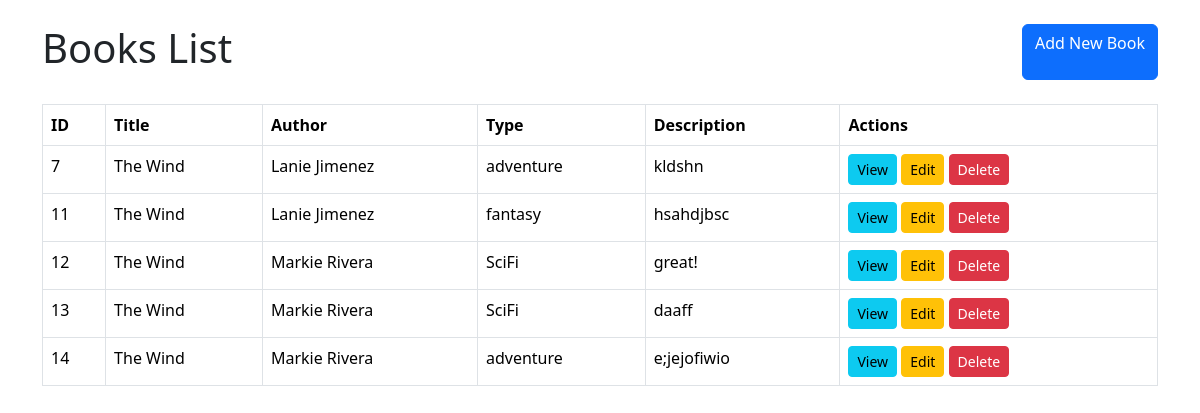
The page / on the database its author committed.
### tables this page shows
CREATE TABLE `books` (
  `id` int(11) NOT NULL,
  `title` varchar(50) NOT NULL,
  `author` varchar(50) NOT NULL,
  `type` varchar(50) NOT NULL,
  `description` text NOT NULL
);

### index.php (the view, shortened to what this page needs)
<?php
include("connect.php");
$sql = "SELECT * FROM books";
$result = mysqli_query($conn, $sql);
?>
<!DOCTYPE html>
<html lang="en">
<head>
    <link rel="stylesheet" href="https://cdn.jsdelivr.net/npm/bootstrap@5.3.3/dist/css/bootstrap.min.css">
</head>
<body>
    <div class="container">
        <header class="d-flex justify-content-between my-4">
            <h1>Books List</h1>
            <a href="create.php" class="btn btn-primary">Add New Book</a>
        </header>
        <table class="table table-bordered">
            <thead>
                <tr>
                    <th>ID</th>
                    <th>Title</th>
                    <th>Author</th>
                    <th>Type</th>
                    <th>Description</th>
                    <th>Actions</th>
                </tr>
            </thead>
            <tbody>
                <?php while ($row = mysqli_fetch_assoc($result)): ?>
                    <tr>
                        <td><?php echo $row['id']; ?></td>
                        <td><?php echo $row['title']; ?></td>
                        <td><?php echo $row['author']; ?></td>
                        <td><?php echo $row['type']; ?></td>
                        <td><?php echo $row['description']; ?></td>
                        <td>
                            <button class="btn btn-info btn-sm" onclick="confirmView(<?php echo $row['id']; ?>)">View</button>
                            <button class="btn btn-warning btn-sm" onclick="confirmEdit(<?php echo $row['id']; ?>)">Edit</button>
                            <button class="btn btn-danger btn-sm" onclick="confirmDelete(<?php echo $row['id']; ?>)">Delete</button>
                        </td>
                    </tr>
                <?php endwhile; ?>
            </tbody>
        </table>
    </div>
</body>
</html>

### rows shown on the page
books: id "7", title "The Wind", author "Lanie Jimenez", type "adventure", description "kldshn"
books: id "11", title "The Wind", author "Lanie Jimenez", type "fantasy", description "hsahdjbsc"
books: id "12", title "The Wind", author "Markie Rivera", type "SciFi", description "great!"
books: id "13", title "The Wind", author "Markie Rivera", type "SciFi", description "daaff"
books: id "14", title "The Wind", author "Markie Rivera", type "adventure", description "e;jejofiwio"
